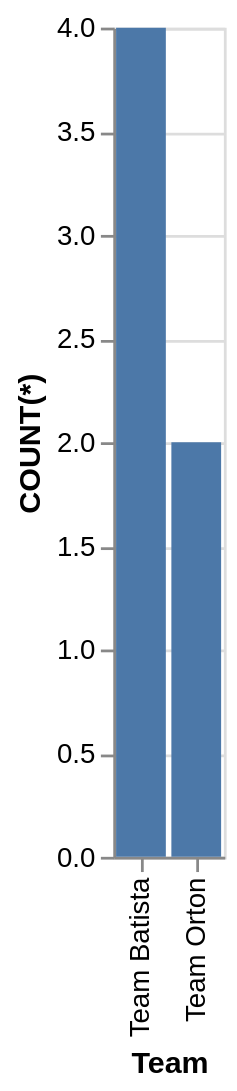

Describe this chart as a Vega-Lite specification.
### Vega-Lite specification from a JSON file in a GitHub repository (floating-point values rounded to 4 significant figures)
{"data": {"values": [{"x_data": "Team Batista", "y_data": 4}, {"x_data": "Team Orton", "y_data": 2}]}, "mark": "bar", "encoding": {"x": {"field": "x_data", "type": "nominal", "title": "Team", "sort": {"op": "sum", "field": "y_data", "order": "descending"}}, "y": {"field": "y_data", "type": "quantitative", "title": "COUNT(*)"}}}
